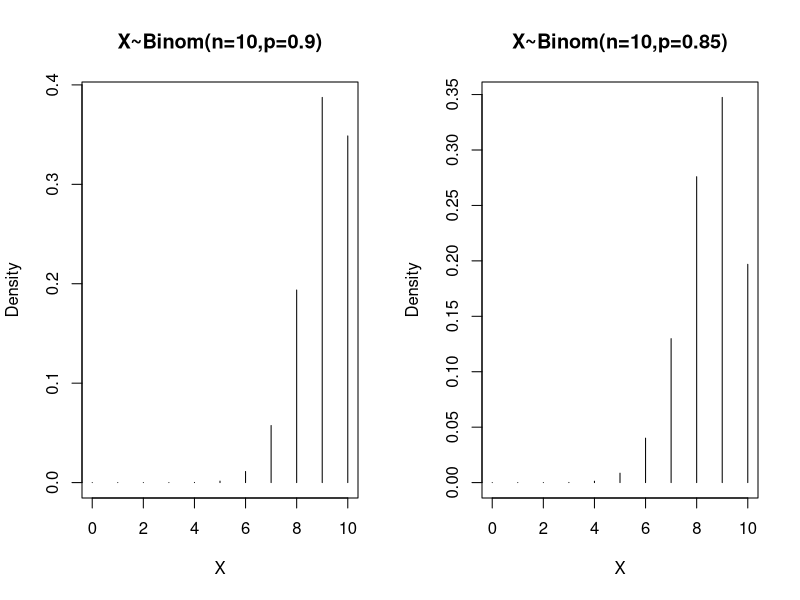
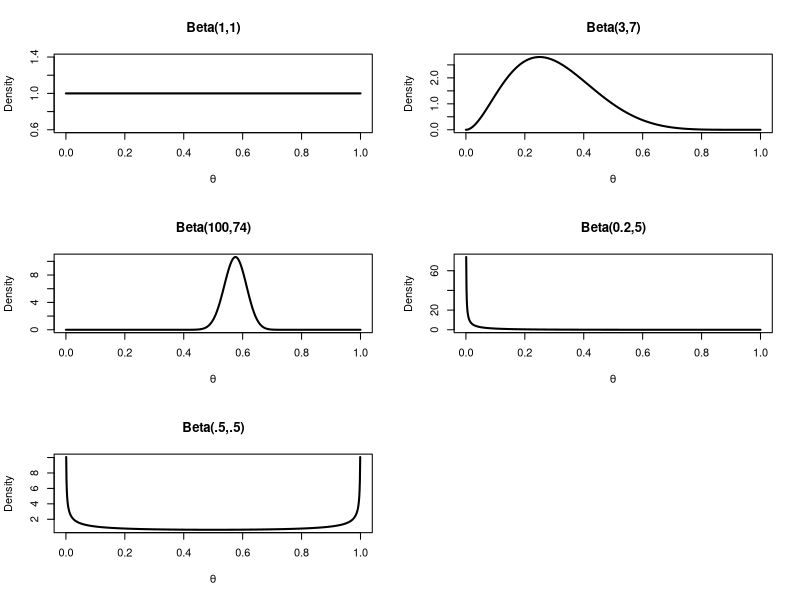
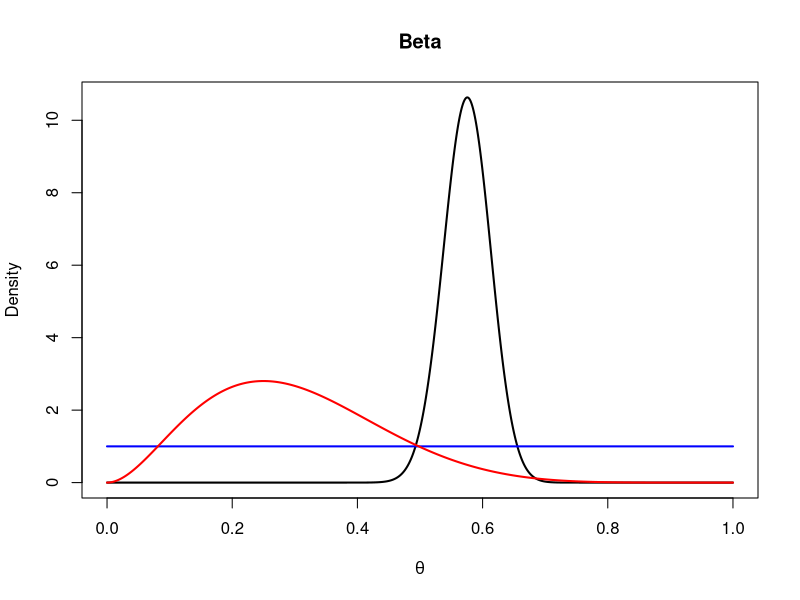
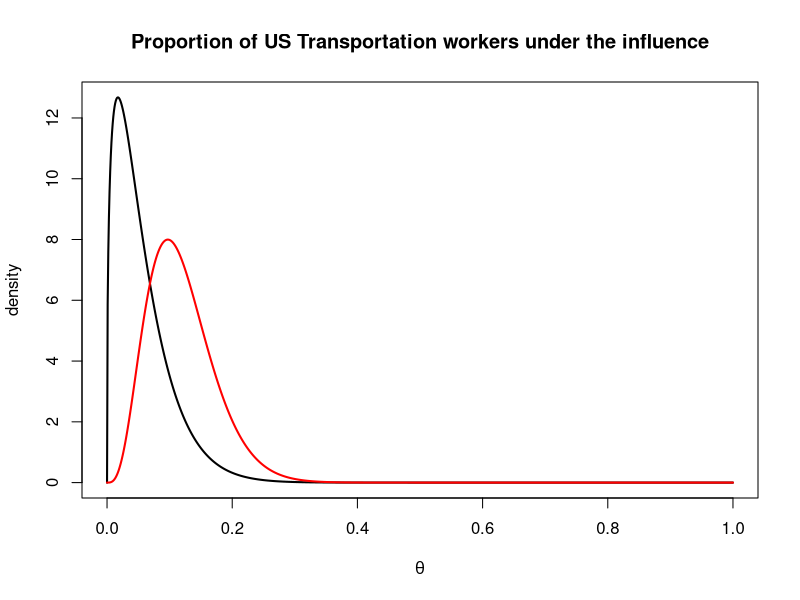

Reproduce these figures in R, in order.
## Beta Binomial Example
# Plot the binomial likelihood for n=10 and ??=0.9. Make sure
# that it is properly formatted to be a self-explanatory graphic.
par(mfrow=c(1,2))
X <- 0:10
fX <- dbinom(X, size = 10, prob = 0.9)
plot(X, fX, type = 'h', xlab = 'X', ylab = 'Density', main = "X~Binom(n=10,p=0.9)")
# Plot the binomial likelihood for n=10 and ??=0.85.
X <- 0:10
fX <- dbinom(X, size = 10, prob = 0.85)
plot(X, fX, type = 'h', xlab = 'X', ylab = 'Density', main = "X~Binom(n=10,p=0.85)")
par(mfrow=c(1,1))
# If n=10 and y= 7, which value of ??, 0.9 or 0.85, leads to a
# higher likelihood (i.e., a higher value of f (y|??))?
# 0.85

# Plotting pdf of beta distributions
# Beta(1,1)
par(mfrow=c(3,2))
X <-seq(0,1,length.out = 1000)
fX <- dbeta(X, shape1=1, shape2=1)
plot(X, fX, type = 'l', lwd = 2, xlab = expression(theta), ylab = 'Density', main = "Beta(1,1)")

# Beta(3,7)
fX <- dbeta(X, shape1=3, shape2=7)
plot(X, fX, type = 'l', lwd = 2, xlab = expression(theta), ylab = 'Density', main = "Beta(3,7)")

# Beta(100, 74)
fX <- dbeta(X, shape1=100, shape2=74)
plot(X, fX, type = 'l', lwd = 2, xlab = expression(theta), ylab = 'Density', main = "Beta(100,74)")

# Beta(0.2, 5)
fX <- dbeta(X, shape1=.2, shape2=5)
plot(X, fX, type = 'l', lwd = 2, xlab = expression(theta), ylab = 'Density', main = "Beta(0.2,5)")

# Beta(0.5, 0.5)
fX <- dbeta(X, shape1=.5, shape2=.5)
plot(X, fX, type = 'l', lwd = 2, xlab = expression(theta), ylab = 'Density', main = "Beta(.5,.5)")

par(mfrow=c(1,1))
plot(X,dbeta(X,shape1 = 100, shape2 = 74), type = 'l', lwd=2, 
     xlab = expression(theta), ylab = "Density", main = "Beta")
lines(X,dbeta(X,shape1=1,shape2=1), type = 'l', lwd = 2, col = 'blue')
lines(X,dbeta(X,shape1=3,shape2=7), type = 'l', lwd = 2, col = 'red')

#### Example ####
# Theta = proportion of US transportation workers under the influence. 
# Prior: theta ~ Beta(1.4, 23.6)
X <- seq(0,1,length.out=1001)
a <- 1.4
b <- 23.6
pi_theta <- dbeta(X,shape1=a,shape2=b)
plot(X,pi_theta,
     main = "Proportion of US Transportation workers under the influence",
     xlab = expression(theta),
     ylab = 'density',
     type = 'l', lwd = 2)

# E(theta): a / (a+b)
a / (a+b)
# Prior Mode: a-1 / a+b-2
(a-1) / (a+b-2)
# prior Interval
qbeta(c(0.0275,0.975),shape1 = a, shape2 = b)

# collect Data: n = 12 x = 3
a_star <- a+3
b_star <- b + 9
post_theta <- dbeta(X,shape1 = a_star, shape2 = b_star)
lines(X,post_theta, type = 'l', lwd = 2, col = 'red')
# E(theta): a / (a+b)
a_star / (a_star+b_star)
# Prior Mode: a-1 / a+b-2
(a_star-1) / (a_star+b_star-2)
# prior Interval
qbeta(c(0.0275,0.975),shape1 = a_star, shape2 = b_star)


